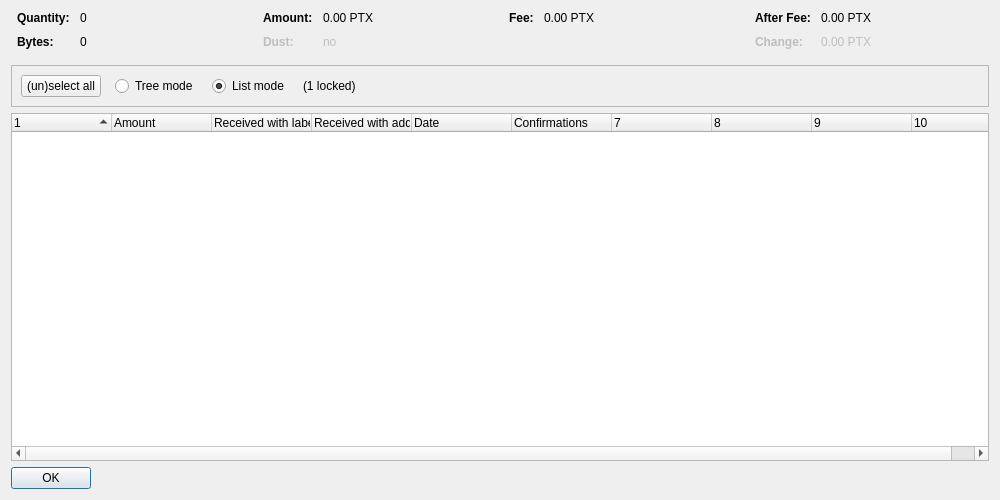
<?xml version="1.0" encoding="UTF-8"?>
<ui version="4.0">
 <class>CoinControlDialog</class>
 <widget class="QDialog" name="CoinControlDialog">
  <property name="geometry">
   <rect>
    <x>0</x>
    <y>0</y>
    <width>1000</width>
    <height>500</height>
   </rect>
  </property>
  <property name="windowTitle">
   <string>Coin Selection</string>
  </property>
  <layout class="QVBoxLayout" name="verticalLayout">
   <item>
    <layout class="QHBoxLayout" name="horizontalLayoutTop" stretch="0,0,0,0">
     <property name="topMargin">
      <number>0</number>
     </property>
     <property name="bottomMargin">
      <number>10</number>
     </property>
     <item>
      <layout class="QFormLayout" name="formLayoutCoinControl1">
       <property name="horizontalSpacing">
        <number>10</number>
       </property>
       <property name="verticalSpacing">
        <number>10</number>
       </property>
       <property name="leftMargin">
        <number>6</number>
       </property>
       <property name="rightMargin">
        <number>6</number>
       </property>
       <item row="0" column="0">
        <widget class="QLabel" name="labelCoinControlQuantityText">
         <property name="font">
          <font>
           <weight>75</weight>
           <bold>true</bold>
          </font>
         </property>
         <property name="text">
          <string>Quantity:</string>
         </property>
        </widget>
       </item>
       <item row="0" column="1">
        <widget class="QLabel" name="labelCoinControlQuantity">
         <property name="cursor">
          <cursorShape>IBeamCursor</cursorShape>
         </property>
         <property name="contextMenuPolicy">
          <enum>Qt::ActionsContextMenu</enum>
         </property>
         <property name="text">
          <string notr="true">0</string>
         </property>
         <property name="textInteractionFlags">
          <set>Qt::LinksAccessibleByMouse|Qt::TextSelectableByKeyboard|Qt::TextSelectableByMouse</set>
         </property>
        </widget>
       </item>
       <item row="1" column="0">
        <widget class="QLabel" name="labelCoinControlBytesText">
         <property name="font">
          <font>
           <weight>75</weight>
           <bold>true</bold>
          </font>
         </property>
         <property name="text">
          <string>Bytes:</string>
         </property>
        </widget>
       </item>
       <item row="1" column="1">
        <widget class="QLabel" name="labelCoinControlBytes">
         <property name="cursor">
          <cursorShape>IBeamCursor</cursorShape>
         </property>
         <property name="contextMenuPolicy">
          <enum>Qt::ActionsContextMenu</enum>
         </property>
         <property name="text">
          <string notr="true">0</string>
         </property>
         <property name="textInteractionFlags">
          <set>Qt::LinksAccessibleByMouse|Qt::TextSelectableByKeyboard|Qt::TextSelectableByMouse</set>
         </property>
        </widget>
       </item>
      </layout>
     </item>
     <item>
      <layout class="QFormLayout" name="formLayoutCoinControl2">
       <property name="horizontalSpacing">
        <number>10</number>
       </property>
       <property name="verticalSpacing">
        <number>10</number>
       </property>
       <property name="leftMargin">
        <number>6</number>
       </property>
       <property name="rightMargin">
        <number>6</number>
       </property>
       <item row="0" column="0">
        <widget class="QLabel" name="labelCoinControlAmountText">
         <property name="font">
          <font>
           <weight>75</weight>
           <bold>true</bold>
          </font>
         </property>
         <property name="text">
          <string>Amount:</string>
         </property>
        </widget>
       </item>
       <item row="0" column="1">
        <widget class="QLabel" name="labelCoinControlAmount">
         <property name="cursor">
          <cursorShape>IBeamCursor</cursorShape>
         </property>
         <property name="contextMenuPolicy">
          <enum>Qt::ActionsContextMenu</enum>
         </property>
         <property name="text">
          <string notr="true">0.00 PTX</string>
         </property>
         <property name="textInteractionFlags">
          <set>Qt::LinksAccessibleByMouse|Qt::TextSelectableByKeyboard|Qt::TextSelectableByMouse</set>
         </property>
        </widget>
       </item>
       <item row="1" column="0">
        <widget class="QLabel" name="labelCoinControlLowOutputText">
         <property name="enabled">
          <bool>false</bool>
         </property>
         <property name="font">
          <font>
           <weight>75</weight>
           <bold>true</bold>
          </font>
         </property>
         <property name="text">
          <string>Dust:</string>
         </property>
        </widget>
       </item>
       <item row="1" column="1">
        <widget class="QLabel" name="labelCoinControlLowOutput">
         <property name="enabled">
          <bool>false</bool>
         </property>
         <property name="cursor">
          <cursorShape>IBeamCursor</cursorShape>
         </property>
         <property name="contextMenuPolicy">
          <enum>Qt::ActionsContextMenu</enum>
         </property>
         <property name="text">
          <string notr="true">no</string>
         </property>
         <property name="textInteractionFlags">
          <set>Qt::LinksAccessibleByMouse|Qt::TextSelectableByKeyboard|Qt::TextSelectableByMouse</set>
         </property>
        </widget>
       </item>
      </layout>
     </item>
     <item>
      <layout class="QFormLayout" name="formLayoutCoinControl3">
       <property name="horizontalSpacing">
        <number>10</number>
       </property>
       <property name="verticalSpacing">
        <number>10</number>
       </property>
       <property name="leftMargin">
        <number>6</number>
       </property>
       <property name="rightMargin">
        <number>6</number>
       </property>
       <item row="0" column="0">
        <widget class="QLabel" name="labelCoinControlFeeText">
         <property name="font">
          <font>
           <weight>75</weight>
           <bold>true</bold>
          </font>
         </property>
         <property name="text">
          <string>Fee:</string>
         </property>
        </widget>
       </item>
       <item row="0" column="1">
        <widget class="QLabel" name="labelCoinControlFee">
         <property name="cursor">
          <cursorShape>IBeamCursor</cursorShape>
         </property>
         <property name="contextMenuPolicy">
          <enum>Qt::ActionsContextMenu</enum>
         </property>
         <property name="text">
          <string notr="true">0.00 PTX</string>
         </property>
         <property name="textInteractionFlags">
          <set>Qt::LinksAccessibleByMouse|Qt::TextSelectableByKeyboard|Qt::TextSelectableByMouse</set>
         </property>
        </widget>
       </item>
      </layout>
     </item>
     <item>
      <layout class="QFormLayout" name="formLayoutCoinControl4">
       <property name="horizontalSpacing">
        <number>10</number>
       </property>
       <property name="verticalSpacing">
        <number>10</number>
       </property>
       <property name="leftMargin">
        <number>6</number>
       </property>
       <property name="rightMargin">
        <number>6</number>
       </property>
       <item row="0" column="0">
        <widget class="QLabel" name="labelCoinControlAfterFeeText">
         <property name="font">
          <font>
           <weight>75</weight>
           <bold>true</bold>
          </font>
         </property>
         <property name="text">
          <string>After Fee:</string>
         </property>
        </widget>
       </item>
       <item row="0" column="1">
        <widget class="QLabel" name="labelCoinControlAfterFee">
         <property name="cursor">
          <cursorShape>IBeamCursor</cursorShape>
         </property>
         <property name="contextMenuPolicy">
          <enum>Qt::ActionsContextMenu</enum>
         </property>
         <property name="text">
          <string notr="true">0.00 PTX</string>
         </property>
         <property name="textInteractionFlags">
          <set>Qt::LinksAccessibleByMouse|Qt::TextSelectableByKeyboard|Qt::TextSelectableByMouse</set>
         </property>
        </widget>
       </item>
       <item row="1" column="0">
        <widget class="QLabel" name="labelCoinControlChangeText">
         <property name="enabled">
          <bool>false</bool>
         </property>
         <property name="font">
          <font>
           <weight>75</weight>
           <bold>true</bold>
          </font>
         </property>
         <property name="text">
          <string>Change:</string>
         </property>
        </widget>
       </item>
       <item row="1" column="1">
        <widget class="QLabel" name="labelCoinControlChange">
         <property name="enabled">
          <bool>false</bool>
         </property>
         <property name="cursor">
          <cursorShape>IBeamCursor</cursorShape>
         </property>
         <property name="contextMenuPolicy">
          <enum>Qt::ActionsContextMenu</enum>
         </property>
         <property name="text">
          <string notr="true">0.00 PTX</string>
         </property>
         <property name="textInteractionFlags">
          <set>Qt::LinksAccessibleByMouse|Qt::TextSelectableByKeyboard|Qt::TextSelectableByMouse</set>
         </property>
        </widget>
       </item>
      </layout>
     </item>
    </layout>
   </item>
   <item>
    <widget class="QFrame" name="frame">
     <property name="minimumSize">
      <size>
       <width>0</width>
       <height>40</height>
      </size>
     </property>
     <property name="frameShape">
      <enum>QFrame::StyledPanel</enum>
     </property>
     <property name="frameShadow">
      <enum>QFrame::Sunken</enum>
     </property>
     <layout class="QHBoxLayout" name="horizontalLayout">
      <item>
       <layout class="QHBoxLayout" name="horizontalLayoutPanel" stretch="0,0,0,0,0">
        <property name="spacing">
         <number>14</number>
        </property>
        <item>
         <widget class="QPushButton" name="pushButtonSelectAll">
          <property name="sizePolicy">
           <sizepolicy hsizetype="Maximum" vsizetype="Fixed">
            <horstretch>0</horstretch>
            <verstretch>0</verstretch>
           </sizepolicy>
          </property>
          <property name="text">
           <string>(un)select all</string>
          </property>
          <property name="autoDefault">
           <bool>false</bool>
          </property>
         </widget>
        </item>
        <item>
         <widget class="QRadioButton" name="radioTreeMode">
          <property name="sizePolicy">
           <sizepolicy hsizetype="Maximum" vsizetype="Fixed">
            <horstretch>0</horstretch>
            <verstretch>0</verstretch>
           </sizepolicy>
          </property>
          <property name="text">
           <string>Tree mode</string>
          </property>
         </widget>
        </item>
        <item>
         <widget class="QRadioButton" name="radioListMode">
          <property name="sizePolicy">
           <sizepolicy hsizetype="Maximum" vsizetype="Fixed">
            <horstretch>0</horstretch>
            <verstretch>0</verstretch>
           </sizepolicy>
          </property>
          <property name="text">
           <string>List mode</string>
          </property>
          <property name="checked">
           <bool>true</bool>
          </property>
         </widget>
        </item>
        <item>
         <widget class="QLabel" name="labelLocked">
          <property name="text">
           <string notr="true">(1 locked)</string>
          </property>
         </widget>
        </item>
        <item>
         <spacer name="horizontalSpacer">
          <property name="orientation">
           <enum>Qt::Horizontal</enum>
          </property>
          <property name="sizeHint" stdset="0">
           <size>
            <width>40</width>
            <height>20</height>
           </size>
          </property>
         </spacer>
        </item>
       </layout>
      </item>
     </layout>
    </widget>
   </item>
   <item>
    <widget class="CoinControlTreeWidget" name="treeWidget">
     <property name="contextMenuPolicy">
      <enum>Qt::CustomContextMenu</enum>
     </property>
     <property name="sortingEnabled">
      <bool>false</bool>
     </property>
     <property name="columnCount">
      <number>10</number>
     </property>
     <attribute name="headerShowSortIndicator" stdset="0">
      <bool>true</bool>
     </attribute>
     <attribute name="headerStretchLastSection">
      <bool>false</bool>
     </attribute>
     <column>
      <property name="text">
       <string/>
      </property>
     </column>
     <column>
      <property name="text">
       <string>Amount</string>
      </property>
     </column>
     <column>
      <property name="text">
       <string>Received with label</string>
      </property>
     </column>
     <column>
      <property name="text">
       <string>Received with address</string>
      </property>
     </column>
     <column>
      <property name="text">
       <string>Date</string>
      </property>
     </column>
     <column>
      <property name="text">
       <string>Confirmations</string>
      </property>
      <property name="toolTip">
       <string>Confirmed</string>
      </property>
     </column>
     <column>
      <property name="text">
       <string/>
      </property>
     </column>
     <column>
      <property name="text">
       <string/>
      </property>
     </column>
     <column>
      <property name="text">
       <string/>
      </property>
     </column>
     <column>
      <property name="text">
       <string/>
      </property>
     </column>
    </widget>
   </item>
   <item>
    <widget class="QDialogButtonBox" name="buttonBox">
     <property name="sizePolicy">
      <sizepolicy hsizetype="Maximum" vsizetype="Fixed">
       <horstretch>0</horstretch>
       <verstretch>0</verstretch>
      </sizepolicy>
     </property>
     <property name="orientation">
      <enum>Qt::Horizontal</enum>
     </property>
     <property name="standardButtons">
      <set>QDialogButtonBox::Ok</set>
     </property>
    </widget>
   </item>
  </layout>
 </widget>
 <customwidgets>
  <customwidget>
   <class>CoinControlTreeWidget</class>
   <extends>QTreeWidget</extends>
   <header>coincontroltreewidget.h</header>
  </customwidget>
 </customwidgets>
 <resources/>
 <connections/>
</ui>
